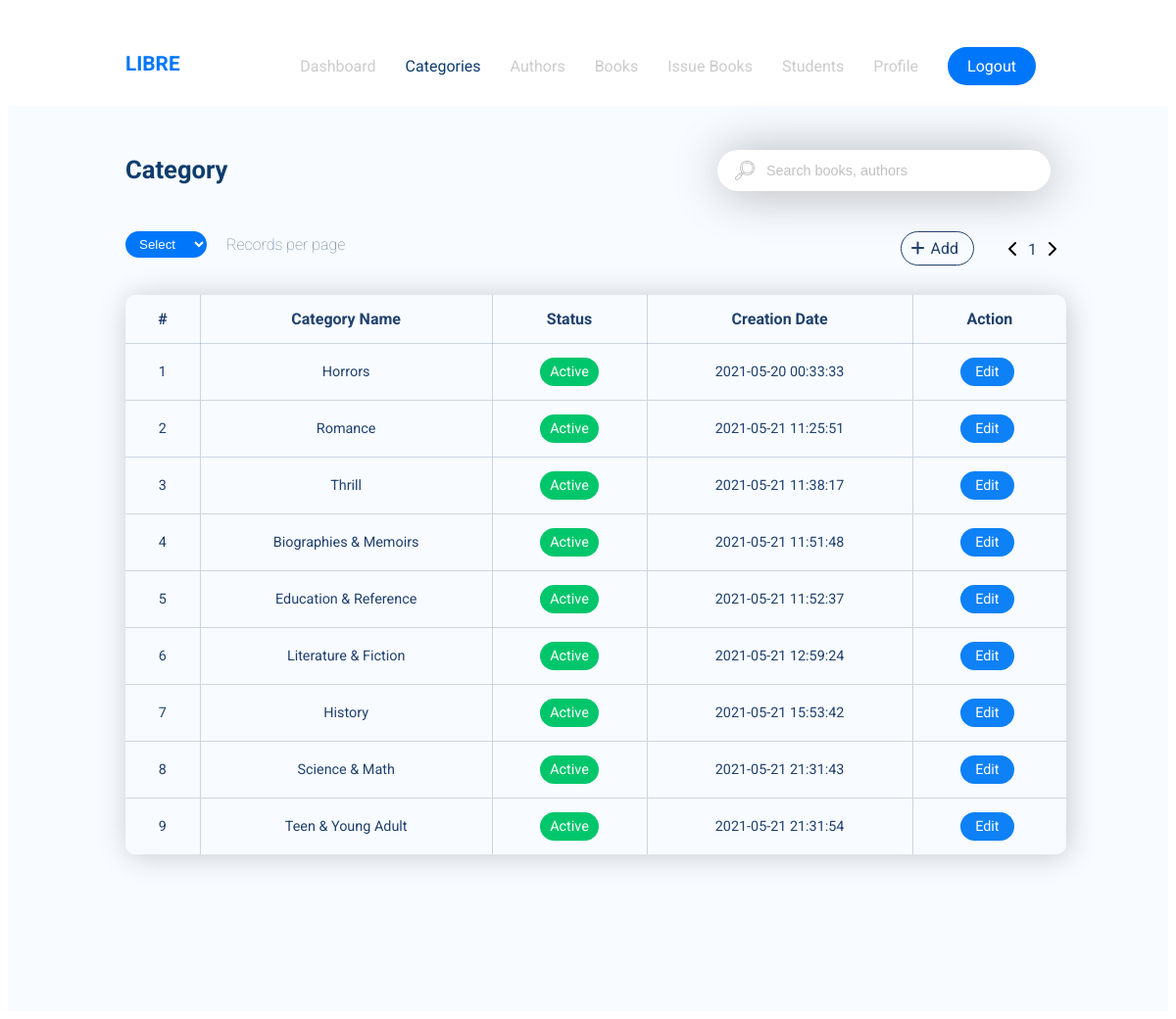
Page /Category.php (signed in) on the committed database.
### tables this page shows
CREATE TABLE `Category` (
  `id` int(11) NOT NULL,
  `CategoryName` text NOT NULL,
  `Status` int(11) NOT NULL DEFAULT 1,
  `Reg Date` timestamp NOT NULL DEFAULT current_timestamp()
);

### Category.php (the view, shortened to what this page needs)
<?php
include("add.php");
include("edit.php");
if(!isset($_GET['option'])) $option = 10;
else $option = $_GET['option'];
$resultPerPage = $option;
$query = "SELECT * FROM Category";
$result = mysqli_query($conn, $query);
$numberOfResults = mysqli_num_rows($result);
$numberOfPages = ceil($numberOfResults/$resultPerPage);
if(!isset($_GET['page'])) $page = 1;
else $page = $_GET['page'];
$this_page_first_result = ($page-1)*$resultPerPage;
$query = "SELECT * FROM Category LIMIT ".$this_page_first_result.','.$resultPerPage;
$result = mysqli_query($conn, $query);
$rows = $this_page_first_result;
?>
<!DOCTYPE html>
<html lang="en">
<head>
    <link rel="stylesheet" href="style.css" type="text/css" />
    <link rel="stylesheet" href="https://cdnjs.cloudflare.com/ajax/libs/font-awesome/4.7.0/css/font-awesome.min.css">
</head>
<body>
<div id="Menu">
    <p id="name">LIBRE</p>
    <ul>
        <li class="floatLeft"><a href="dashboard.php">Dashboard</a></li>
        <li class="floatLeft selected"><a href="category.php?page=1">Categories</a></li>
        <li class="floatLeft"><a href="author.php?page=1">Authors</a></li>
        <li class="floatLeft"><a href="book.php?page=1">Books</a></li>
        <li class="floatLeft"><a href="">Issue Books</a></li>
        <li class="floatLeft"><a href="student.php?page=1">Students</a></li>
        <li class="floatLeft"><a href="">Profile</a></li>
        <li class="floatLeft" id="button"><a href="index.php?logout=1">Logout</a></li>
    </ul>
</div>
<div class="page">
    <div id="pageTitle">Category</div>
    <div id="searchPlace">
        <form>
            <div id="searchIcon"></div>
            <input id="search" type="text" name="search" placeholder="Search books, authors">
        </form>
    </div>
    <form class="rowNums">
        <select id="records" class="options" name="rows">
            <option value="0">Select</option>
        </select>
    </form>
    <p id="recordsPerPage">Records per page</p>
    <div class="pageNum">
        <div class="floatLeft popupBtnn">
            <i class="fas fa-plus float-left plusIcon"></i>
            <p class="float-left addBtn">Add</p>
        </div>
        <i class="fas fa-chevron-left float-left leftrightIcon"></i>
        <?
        for($page = 1; $page <= $numberOfPages; $page++){
            echo "<p class='numPage'><a href='category.php?page=".$page."'>".$page."</a></p>";
        }
        ?>
        <i class="fas fa-chevron-right float-left leftrightIcon"></i>
    </div>
    <div id="tbl" style="overflow-x:auto;">
        <table id="category">
            <tr>
                <th>#</th>
                <th>Category Name</th>
                <th>Status</th>
                <th>Creation Date</th>
                <th>Action</th>
            </tr>
            <?php
            while($row = mysqli_fetch_array($result)){
                echo "<td>".++$rows."</td>";
                echo "<td>".$row['CategoryName']."</td>";
                if($row['Status'] == 1) echo "<td><a class='active'>Active</td>";
                else if ($row['Status'] == 0) echo "<td><a class='inactive'>Inactive</td>";
                echo "<td>".$row['Reg Date']."</td>";
                echo "<td><a id='".$row['id']."' class='edit CategoryPage'>Edit</a></td>";
            }
            ?>
        </table>
    </div>
</div>
</body>
</html>

### style.css (style rules this page uses)
body { font-family: 'Roboto', sans-serif; }
#Menu { overflow: auto; }
#name { margin-top: 45px; color: #0077FA; font-weight: bold; margin-left: 10vw; float: left; font-size: 130%; }
ul { list-style-type: none; padding: 0px; float: right; margin-right: 10vw; margin-top: 35px; }
.floatLeft { float: left; margin: 15px 15px; font-size: 100%; }
#button a { color: white; background-color: #0077FA; opacity: 1 !important; padding: 10px 20px; border-radius: 100px; transition: all 500ms; }
.selected a { color: #0e3d6c !important; opacity: 1 !important; }
li a { text-decoration: none; color: pink; opacity: 0.2 !important; font-weight: 400; }
li a:last-child { text-decoration: none; color: black; }
.page { padding-bottom: 100px; background-color: #F8FBFF; }
#pageTitle { margin-left: 10vw; margin-top: 50px; color: #0e3d6c; float: left; font-weight: bolder; font-size: 160%; margin-bottom: 4vw; }
#search { width: 250px; border: none; border-radius: 100px; font-size: 90%; box-shadow: 2px 2px 50px rgba(0, 0, 0, 0.3); outline: none; padding: 13px 40px 13px 50px; }
#searchPlace { margin-top: 45px; margin-right: 10vw; float: right;; }
#searchIcon { position: relative; top: 11px; left: 38px; float: left;; width: 20px; height: 20px; background-image: url(img/loupe.png); background-repeat: no-repeat; background-size: 20px 20px; opacity: 0.3; }
.rowNums { float: left; margin-left: 10vw !important; margin-bottom: 20px; }
#records { padding: 5px 15px 5px 10px; border-radius: 1000px; background-color: #0077FA; color: white;; border: none; outline: none; }
#recordsPerPage { float: left;; margin-left: 20px; position: relative; bottom: 12px; color: #20416E; font-weight: lighter; opacity: 0.7; }
.leftrightIcon { position: relative; top: 10px; }
.numPage { float: left;; margin: 0px; position: relative;; top: 9px; padding: 0 10px; }
.numPage a { text-decoration: none; color: #20416E; }
.addBtn { padding: 0px; margin: 0px; border: 1px solid #20416E; padding: 7px 15px 7px 30px; border-radius: 1000px; margin-right: 20px; color: #20416E; }
.popupBtnn { position: relative; bottom: 15px; cursor: pointer; }
.plusIcon { color: #20416E; position: relative; left: 25px; top: 9px; }
.pageNum { float: right; margin-right: 9.5vw; }
.float-left { float: left;; }
#tbl { padding: 30px 0px; width: 100vw; position: relative; bottom: 30px; }
#category { width: 80vw; border-collapse: collapse; box-shadow: 2px 2px 30px rgba(0,0,0,0.2) ; border-radius: 10px; margin: 0px auto; }
#category th { padding: 15px; color: #20416E; text-align: center; font-weight: bold; border-left: 1px solid rgba(36, 65, 110, 0.2); border-right: 1px solid rgba(36, 65, 110, 0.2); border-bottom: 1px solid rgba(36, 65, 110, 0.2); }
#category th:first-child { border-left: none; }
#category th:last-child { border-right: none; }
#category td { font-size: 90%; color: #20416E; padding: 20px; text-align: center; border-right: 1px solid rgba(36, 65, 110, 0.2); }
#category td:last-child { border-right: none; }
#category tr { border-bottom: 1px solid rgba(36, 65, 110, 0.2); }
.active { cursor: pointer; color: white; background-color: #00C66B; padding: 6px 10px; border-radius: 100px; }
.edit { text-decoration: none; cursor: pointer; padding: 6px 15px; color: white; background-color: #0D81F5; border-radius: 100px; margin-right: 5px; }

### rows in the picture
category: CategoryName "Horrors", Status "Active", Reg Date "2021-05-20 00:33:33"
category: CategoryName "Romance", Status "Active", Reg Date "2021-05-21 11:25:51"
category: CategoryName "Thrill", Status "Active", Reg Date "2021-05-21 11:38:17"
category: CategoryName "Biographies & Memoirs", Status "Active", Reg Date "2021-05-21 11:51:48"
category: CategoryName "Education & Reference", Status "Active", Reg Date "2021-05-21 11:52:37"
category: CategoryName "Literature & Fiction", Status "Active", Reg Date "2021-05-21 12:59:24"
category: CategoryName "History", Status "Active", Reg Date "2021-05-21 15:53:42"
category: CategoryName "Science & Math", Status "Active", Reg Date "2021-05-21 21:31:43"
category: CategoryName "Teen & Young Adult", Status "Active", Reg Date "2021-05-21 21:31:54"
